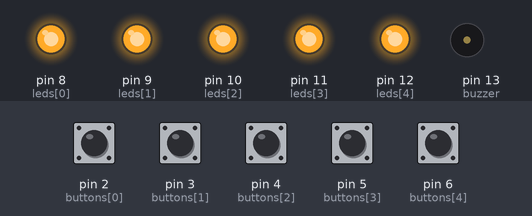
Simulated run of this sketch. Board: Arduino Uno, built with avr-gcc and run on an emulated ATmega328P. Shown: output pins drawn as LEDs (lit = HIGH), buzzer (waves = sounding). The inputs (shaded band) are chosen by the test bench; at power-on: pin 2 (buttons[0]), pin 3 (buttons[1]), pin 4 (buttons[2]), pin 5 (buttons[3]), pin 6 (buttons[4]) HIGH.

Above: at 1.2 s.
1.3 s: pin 2 (buttons[0]) pulled LOW for 0.15 s
At 2.2 s:
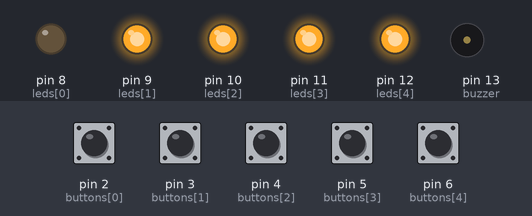
3.8 s: pin 3 (buttons[1]) pulled LOW for 0.15 s
At 4.7 s:
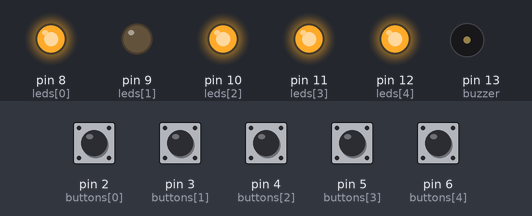
6.3 s: pin 4 (buttons[2]) pulled LOW for 0.15 s
At 7.2 s:
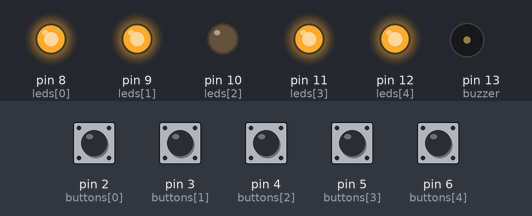
8.8 s: pin 5 (buttons[3]) pulled LOW for 0.15 s
At 9.7 s:
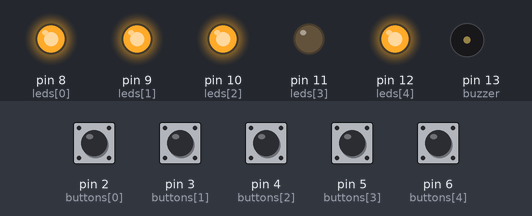
11.3 s: pin 6 (buttons[4]) pulled LOW for 0.15 s
At 12.2 s:
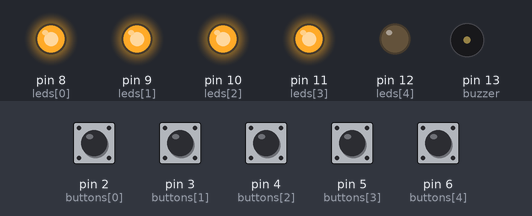
Timing chart, 0 to 14.3 s (numbered marks = the images above; inputs shaded):
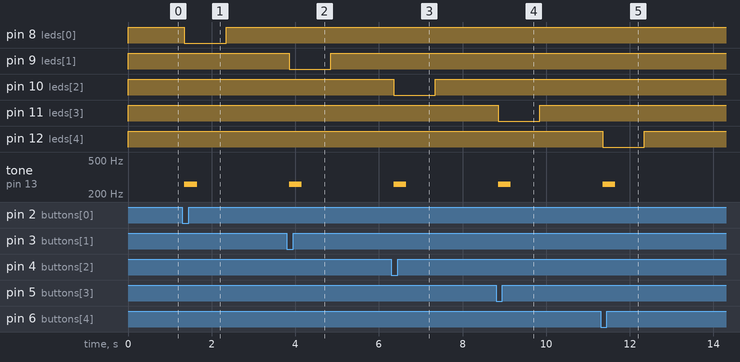

Measured:
- after the input at 1.3 s, pin 8 (leds[0]): HIGH → LOW after 0.05 s, → HIGH 1.0 s later; tone on pin 13 (buzzer): silent → 261 Hz after 0.05 s, → silent 0.30 s later
- after the input at 3.8 s, pin 9 (leds[1]): HIGH → LOW after 0.05 s, → HIGH 1.0 s later; tone on pin 13 (buzzer): silent → 261 Hz after 0.05 s, → silent 0.30 s later
- after the input at 6.3 s, pin 10 (leds[2]): HIGH → LOW after 0.05 s, → HIGH 1.0 s later; tone on pin 13 (buzzer): silent → 261 Hz after 0.05 s, → silent 0.30 s later
- after the input at 8.8 s, pin 11 (leds[3]): HIGH → LOW after 0.05 s, → HIGH 1.0 s later; tone on pin 13 (buzzer): silent → 261 Hz after 0.05 s, → silent 0.30 s later
- after the input at 11.3 s, pin 12 (leds[4]): HIGH → LOW after 0.05 s, → HIGH 1.0 s later; tone on pin 13 (buzzer): silent → 261 Hz after 0.05 s, → silent 0.30 s later

The sketch:

PruebaMemoria.ino
```cpp
// No tocar esta funcionando
const int NUM_LEDS = 5;
const int leds[NUM_LEDS] = {8, 9, 10, 11, 12};
const int buttons[NUM_LEDS] = {2, 3, 4, 5, 6};
const int buzzer = 13;
const int debounceDelay = 50; // Tiempo de debounce en milisegundos

unsigned long lastDebounceTime[NUM_LEDS] = {0}; // Tiempo de la última pulsación registrada
bool lastButtonState[NUM_LEDS] = {HIGH}; // Estado anterior del botón

void setup() {
  for (int i = 0; i < NUM_LEDS; i++) {
    pinMode(leds[i], OUTPUT);
    pinMode(buttons[i], INPUT_PULLUP);
    digitalWrite(leds[i], HIGH); // Apaga los LEDs en el setup
  }
  pinMode(buzzer, OUTPUT);
}

void loop() {
  for (int i = 0; i < NUM_LEDS; i++) {
    int currentButtonState = digitalRead(buttons[i]);

    // Compara con el último estado para evitar rebotes
    if (currentButtonState != lastButtonState[i]) {
      // Reinicia el temporizador de debounce
      lastDebounceTime[i] = millis();
    }

    // Si ha pasado el tiempo de debounce, consideramos la pulsación válida
    if ((millis() - lastDebounceTime[i]) > debounceDelay) {
      if (currentButtonState == LOW) {
        digitalWrite(leds[i], LOW); // Enciende el LED
        tone(buzzer, 261, 300); // Toca un tono de 261 Hz por 500 ms
        delay(1000); // Espera 2 segundos con el LED encendido
        digitalWrite(leds[i], HIGH); // Apaga el LED
      }
    }

    // Actualiza el estado anterior del botón
    lastButtonState[i] = currentButtonState;
  }
}
```
